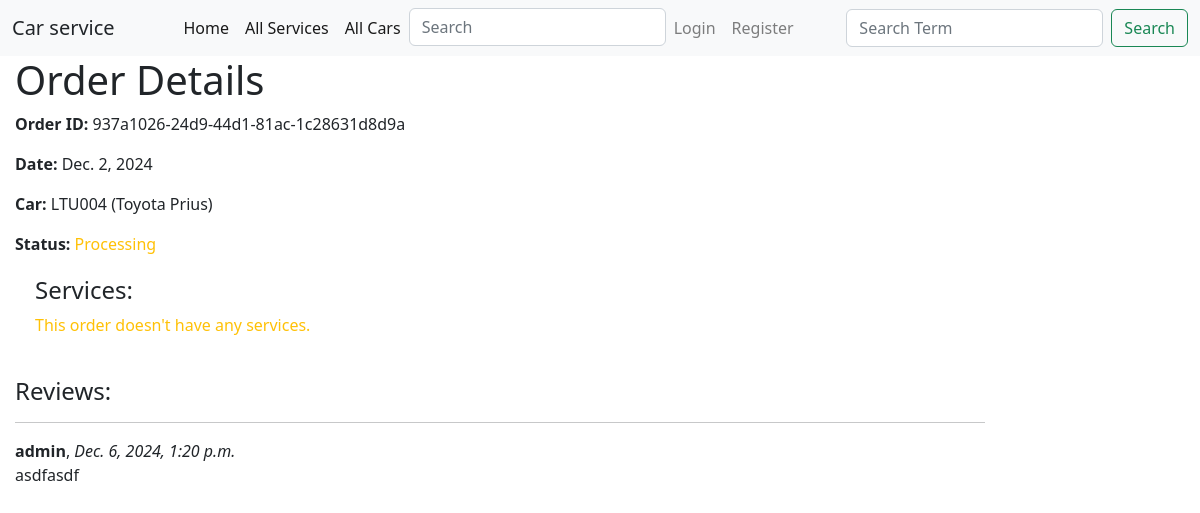
The page /car_service/orders/937a1026-24d9-44d1-81ac-1c28631d8d9a on the database as committed earlier.
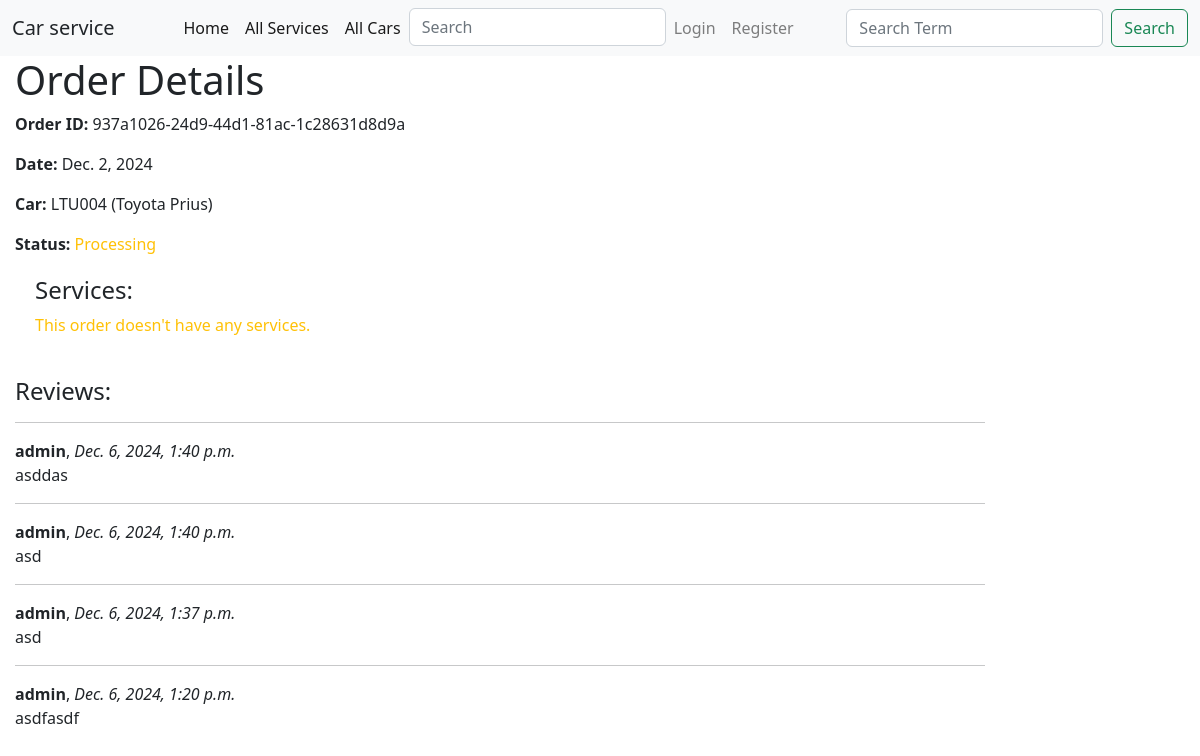
The same page on the database as committed later.
### car_service/models.py (models this page shows, shortened)
class Order(models.Model):
    id = models.UUIDField(primary_key=True, default=uuid.uuid4, help_text='Unique ID Car Order', null=False)
    date = models.DateField('Will be accessible', null=True)
    car_id = models.ForeignKey('Car', on_delete=models.CASCADE, null=True)
    client = models.ForeignKey(User, on_delete=models.SET_NULL, null=True, blank=True)
    LOAN_STATUS = (
        ('p', 'Processing'),
        ('d', 'Delivered'),
        ('t', 'Ready To Deliver'),
        ('r', 'Reserved'),
    )
    status = models.CharField(
        max_length=1,
        choices=LOAN_STATUS,
        blank=True,
        default='p',
        help_text='Order Status',
    )
    def car_brand(self):
        return self.car_id.car_model_id.brand
    car_brand.short_description = 'Car Brand'
    def car_model(self):
        return self.car_id.car_model_id.model
    car_model.short_description = 'Car Model'
    class Meta:
        verbose_name = "Order"
        verbose_name_plural = "Orders"

class Car(models.Model):
    license_plate = models.CharField('License Plate', max_length=6,
                                     help_text='Enter the license plate of a car (example: XXX000)', null=False)
    car_model_id = models.ForeignKey('CarModel', on_delete=models.CASCADE, null=True)
    vin_code = models.CharField('VIN Code', max_length=17, help_text='Enter the VIN code (example: 4Y1SL65848Z411439)',
                                null=False)
    client = models.CharField('Client', max_length=100, null=False)
    description = HTMLField()
    picture = models.ImageField('Picture', upload_to='pictures', null=True, blank=True)
    class Meta:
        verbose_name = "Car"
        verbose_name_plural = "Cars"

class CarModel(models.Model):
    brand = models.CharField('Brand', max_length=100, null=False)
    model = models.CharField('Model', max_length=100, null=False)
    class Meta:
        verbose_name = "Car Model"
        verbose_name_plural = "Car Models"

class OrderReview(models.Model):
    order = models.ForeignKey('Order', on_delete=models.SET_NULL, null=True, blank=True)
    reviewer = models.ForeignKey(User, on_delete=models.SET_NULL, null=True, blank=True)
    date_created = models.DateTimeField(auto_now_add=True)
    content = models.TextField('Review', max_length=2000)
    class Meta:
        verbose_name = "Review"
        verbose_name_plural = 'Reviews'
        ordering = ['-date_created']

### car_service/views.py (the view, shortened to what this page needs)
# urls.py: path('orders/<uuid:pk>', views.OrderDetailView.as_view(), name='order-detail'),
class OrderDetailView(FormMixin, generic.DetailView):
    model = Order
    template_name = 'order_detail.html'
    form_class = OrderReviewForm

### car_service/forms.py
class OrderReviewForm(forms.ModelForm):
    class Meta:
        model = OrderReview
        fields = ('content', 'order', 'reviewer',)
        widgets = {'order': forms.HiddenInput(), 'reviewer': forms.HiddenInput()}

### car_service/templates/order_detail.html (shortened to what this page needs)
{% extends "base.html" %}
{% block content %}
<h1>Order Details</h1>
<p><strong>Order ID:</strong> {{ order.id }}</p>
<p><strong>Date:</strong> {{ order.date }}</p>
<p><strong>Car:</strong> {{ order.car_id.license_plate }} ({{ order.car_brand }} {{ order.car_model }})</p>
<p>
    <strong>Status:</strong>
    <span class="{% if order.status == 'p' %}text-warning{% elif order.status == 'd' %}text-success{% elif order.status == 't' %}text-info{% elif order.status == 'r' %}text-danger{% endif %}">
      {{ order.get_status_display }}
    </span>
</p>
<div style="margin-left:20px;margin-top:20px">
    <h4>Services:</h4>
    {% for service in order.orderservice_set.all %}
    <hr>
    <p><strong>Service:</strong> {{ service.name }}</p>
    <p><strong>Cost (per serv.):</strong> {{ service.service.price }} EUR</p>
    <p><strong>Quantity:</strong> {{ service.quantity }}</p>
    <p><strong>Total Price:</strong> {{ service.total_price }} EUR</p>
    {% empty %}
    <p class="text-warning">This order doesn't have any services.</p>
    {% endfor %}
</div>
  <h4>Reviews:</h4>
  {% if order.orderreview_set.all %}
    {% for review in order.orderreview_set.all %}
      <hr>
      <strong>{{ review.reviewer }}</strong>, <em>{{ review.date_created}}</em>
      <p>{{ review.content }}</p>
    {% endfor %}
  {% else %}
    <p>Order doesn't have any reviews.</p>
  {% endif %}
{% endblock %}

### car_service/templates/base.html (shortened to what this page needs)
<!DOCTYPE html>
<html lang="en">
<head>
    <link rel="stylesheet" href="https://stackpath.bootstrapcdn.com/bootstrap/4.1.3/css/bootstrap.min.css"
>
    <link rel="stylesheet" href="https://cdn.jsdelivr.net/npm/bootstrap@5.2.3/dist/css/bootstrap.min.css"
>
    {% load static %}
    <link rel="stylesheet" href="{% static 'css/styles.css' %}">
</head>
<body>
<nav class="navbar navbar-expand-lg navbar-light bg-light">
    <div class="container-fluid">
        <a class="navbar-brand">Car service</a>
        <ul class="navbar-nav mx-2">
            <li class="nav-item active"><a class="nav-link" href="{% url 'index' %}">Home</a></li>
            <li class="nav-item active"><a class="nav-link" href="{% url 'orders' %}">All Services</a></li>
            <li class="nav-item active"><a class="nav-link" href="{% url 'cars' %}">All Cars</a></li>
            <li>
                <form action="{% url 'search' %}" method="get" class="form-inline my-2 my-md-0">
                    <input name="query" class="form-control" type="text" placeholder="Search">
                </form>
            </li>
            {% if user.is_authenticated %}
            <li class="nav-item"><a class="nav-link" href="profile">
                <svg class="bi bi-person" width="1.5em" height="1.5em" viewBox="0 0 16 16" fill="currentColor"
                     xmlns="http://www.w3.org/2000/svg">
                    <path fill-rule="evenodd"
                          d="M13 14s1 0 1-1-1-4-6-4-6 3-6 4 1 1 1 1h10zm-9.995-.944v-.002.002zM3.022 13h9.956a.274.274 0 00.014-.002l.008-.002c-.001-.246-.154-.986-.832-1.664C11.516 10.68 10.289 10 8 10c-2.29 0-3.516.68-4.168 1.332-.678.678-.83 1.418-.832 1.664a1.05 1.05 0 00.022.004zm9.974.056v-.002.002zM8 7a2 2 0 100-4 2 2 0 000 4zm3-2a3 3 0 11-6 0 3 3 0 016 0z"
                          clip-rule="evenodd"/>
                </svg>
                {{ user.get_username }}</a></li>
            <li class="nav-item"><a class="nav-link" href="{% url 'my-cars'%}">My Cars</a></li>
            <li class="nav-item">
                <form method="post" action="{% url 'logout' %}">
                    {% csrf_token %}
                    <button type="submit">Log-out</button>
                </form>
            </li>
            {% else %}
            <li class="nav-item"><a class="nav-link" href="{% url 'login'%}">Login</a></li>
            {% if not user.is_authenticated %}
            <li class="nav-item"><a class="nav-link" href="{% url 'register'%}">Register</a></li>
            {% endif %}
            {% endif %}
        </ul>
        <form class="form-inline my-2 my-lg-0" action="{% url 'search' %}" method="get">
            <input class="form-control me-2" name="query" class="form-control" type="text" placeholder="Search Term">
            <button class="btn btn-outline-success" type="submit">Search</button>
        </form>
    </div>
</nav>
<div class="col-sm-10 ">
    {% block content %}
    {% endblock %}
</div>
</body>
</html>

Rows that differ between the two databases and show on the page:
added OrderReview: reviewer "admin", date_created "Dec. 6, 2024, 1:40 p.m.", content "asddas"
added OrderReview: reviewer "admin", date_created "Dec. 6, 2024, 1:40 p.m.", content "asd"
added OrderReview: reviewer "admin", date_created "Dec. 6, 2024, 1:37 p.m.", content "asd"
